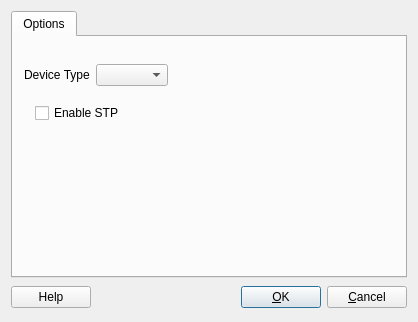
<?xml version="1.0" encoding="UTF-8"?>
<ui version="4.0">
 <class>linux24IfaceOptsDialog_q</class>
 <widget class="QDialog" name="linux24IfaceOptsDialog_q">
  <property name="geometry">
   <rect>
    <x>0</x>
    <y>0</y>
    <width>418</width>
    <height>322</height>
   </rect>
  </property>
  <property name="windowTitle">
   <string>Linux: interface settings</string>
  </property>
  <layout class="QGridLayout">
   <item row="1" column="0">
    <layout class="QHBoxLayout">
     <item>
      <widget class="QPushButton" name="buttonHelp">
       <property name="text">
        <string>Help</string>
       </property>
      </widget>
     </item>
     <item>
      <spacer>
       <property name="orientation">
        <enum>Qt::Horizontal</enum>
       </property>
       <property name="sizeType">
        <enum>QSizePolicy::Expanding</enum>
       </property>
       <property name="sizeHint" stdset="0">
        <size>
         <width>151</width>
         <height>27</height>
        </size>
       </property>
      </spacer>
     </item>
     <item>
      <widget class="QPushButton" name="buttonOk">
       <property name="text">
        <string>&amp;OK</string>
       </property>
       <property name="shortcut">
        <string/>
       </property>
       <property name="autoDefault">
        <bool>true</bool>
       </property>
       <property name="default">
        <bool>true</bool>
       </property>
      </widget>
     </item>
     <item>
      <widget class="QPushButton" name="buttonCancel">
       <property name="text">
        <string>&amp;Cancel</string>
       </property>
       <property name="shortcut">
        <string/>
       </property>
       <property name="autoDefault">
        <bool>true</bool>
       </property>
      </widget>
     </item>
    </layout>
   </item>
   <item row="0" column="0">
    <widget class="QTabWidget" name="tabWidget">
     <property name="tabShape">
      <enum>QTabWidget::Rounded</enum>
     </property>
     <property name="currentIndex">
      <number>0</number>
     </property>
     <widget class="QWidget" name="tab">
      <attribute name="icon">
       <iconset>
        <normaloff>:/Icons/Options</normaloff>:/Icons/Options</iconset>
      </attribute>
      <attribute name="title">
       <string>Options</string>
      </attribute>
      <layout class="QGridLayout" name="gridLayout_2">
       <item row="0" column="1">
        <spacer>
         <property name="orientation">
          <enum>Qt::Vertical</enum>
         </property>
         <property name="sizeType">
          <enum>QSizePolicy::Fixed</enum>
         </property>
         <property name="sizeHint" stdset="0">
          <size>
           <width>20</width>
           <height>16</height>
          </size>
         </property>
        </spacer>
       </item>
       <item row="1" column="0">
        <widget class="QLabel" name="iface_type_label">
         <property name="layoutDirection">
          <enum>Qt::RightToLeft</enum>
         </property>
         <property name="text">
          <string>Device Type</string>
         </property>
        </widget>
       </item>
       <item row="1" column="1">
        <widget class="QComboBox" name="iface_type"/>
       </item>
       <item row="1" column="2">
        <spacer>
         <property name="orientation">
          <enum>Qt::Horizontal</enum>
         </property>
         <property name="sizeHint" stdset="0">
          <size>
           <width>40</width>
           <height>20</height>
          </size>
         </property>
        </spacer>
       </item>
       <item row="2" column="0" colspan="3">
        <widget class="QStackedWidget" name="options_stack">
         <property name="sizePolicy">
          <sizepolicy hsizetype="Preferred" vsizetype="Expanding">
           <horstretch>0</horstretch>
           <verstretch>0</verstretch>
          </sizepolicy>
         </property>
         <property name="currentIndex">
          <number>2</number>
         </property>
         <widget class="QWidget" name="page_ethernet"/>
         <widget class="QWidget" name="page_lan">
          <layout class="QGridLayout" name="gridLayout_115">
           <item row="0" column="0">
            <widget class="QLabel" name="vlan_label">
             <property name="enabled">
              <bool>true</bool>
             </property>
             <property name="layoutDirection">
              <enum>Qt::RightToLeft</enum>
             </property>
             <property name="text">
              <string>VLAN ID</string>
             </property>
            </widget>
           </item>
           <item row="0" column="1">
            <widget class="QSpinBox" name="vlan_id">
             <property name="maximum">
              <number>4095</number>
             </property>
            </widget>
           </item>
           <item row="0" column="2">
            <spacer name="horizontalSpacer">
             <property name="orientation">
              <enum>Qt::Horizontal</enum>
             </property>
             <property name="sizeHint" stdset="0">
              <size>
               <width>140</width>
               <height>20</height>
              </size>
             </property>
            </spacer>
           </item>
           <item row="1" column="1">
            <spacer name="verticalSpacer_2">
             <property name="orientation">
              <enum>Qt::Vertical</enum>
             </property>
             <property name="sizeHint" stdset="0">
              <size>
               <width>20</width>
               <height>43</height>
              </size>
             </property>
            </spacer>
           </item>
          </layout>
         </widget>
         <widget class="QWidget" name="page_bridge">
          <layout class="QGridLayout" name="gridLayout_4">
           <item row="0" column="0">
            <widget class="QCheckBox" name="enable_stp">
             <property name="text">
              <string>Enable STP</string>
             </property>
            </widget>
           </item>
           <item row="1" column="0">
            <spacer name="verticalSpacer">
             <property name="orientation">
              <enum>Qt::Vertical</enum>
             </property>
             <property name="sizeHint" stdset="0">
              <size>
               <width>20</width>
               <height>173</height>
              </size>
             </property>
            </spacer>
           </item>
          </layout>
         </widget>
         <widget class="QWidget" name="page_bonding">
          <layout class="QGridLayout" name="gridLayout_3">
           <item row="0" column="0">
            <widget class="QLabel" name="label">
             <property name="text">
              <string>Bonding policy:</string>
             </property>
            </widget>
           </item>
           <item row="0" column="1">
            <widget class="QComboBox" name="bonding_policy">
             <item>
              <property name="text">
               <string/>
              </property>
             </item>
             <item>
              <property name="text">
               <string>balance-rr</string>
              </property>
             </item>
             <item>
              <property name="text">
               <string>active-backup</string>
              </property>
             </item>
             <item>
              <property name="text">
               <string>balance-xor</string>
              </property>
             </item>
             <item>
              <property name="text">
               <string>broadcast</string>
              </property>
             </item>
             <item>
              <property name="text">
               <string>802.3ad</string>
              </property>
             </item>
             <item>
              <property name="text">
               <string>balance-tlb</string>
              </property>
             </item>
             <item>
              <property name="text">
               <string>balance-alb</string>
              </property>
             </item>
            </widget>
           </item>
           <item row="1" column="0">
            <widget class="QLabel" name="label_2">
             <property name="text">
              <string>Xmit hash policy:</string>
             </property>
            </widget>
           </item>
           <item row="1" column="1">
            <widget class="QComboBox" name="xmit_hash_policy">
             <item>
              <property name="text">
               <string/>
              </property>
             </item>
             <item>
              <property name="text">
               <string>layer2</string>
              </property>
             </item>
             <item>
              <property name="text">
               <string>layer3+4</string>
              </property>
             </item>
            </widget>
           </item>
           <item row="2" column="0">
            <widget class="QLabel" name="label_4">
             <property name="text">
              <string>Other parameters:</string>
             </property>
            </widget>
           </item>
           <item row="2" column="1">
            <widget class="QLineEdit" name="bondng_driver_options"/>
           </item>
          </layout>
         </widget>
        </widget>
       </item>
       <item row="3" column="0">
        <spacer>
         <property name="orientation">
          <enum>Qt::Vertical</enum>
         </property>
         <property name="sizeHint" stdset="0">
          <size>
           <width>20</width>
           <height>40</height>
          </size>
         </property>
        </spacer>
       </item>
      </layout>
     </widget>
    </widget>
   </item>
  </layout>
 </widget>
 <layoutdefault spacing="6" margin="11"/>
 <tabstops>
  <tabstop>buttonOk</tabstop>
  <tabstop>buttonCancel</tabstop>
  <tabstop>tabWidget</tabstop>
 </tabstops>
 <resources>
  <include location="MainRes.qrc"/>
 </resources>
 <connections>
  <connection>
   <sender>buttonOk</sender>
   <signal>clicked()</signal>
   <receiver>linux24IfaceOptsDialog_q</receiver>
   <slot>accept()</slot>
   <hints>
    <hint type="sourcelabel">
     <x>316</x>
     <y>472</y>
    </hint>
    <hint type="destinationlabel">
     <x>20</x>
     <y>20</y>
    </hint>
   </hints>
  </connection>
  <connection>
   <sender>buttonCancel</sender>
   <signal>clicked()</signal>
   <receiver>linux24IfaceOptsDialog_q</receiver>
   <slot>reject()</slot>
   <hints>
    <hint type="sourcelabel">
     <x>397</x>
     <y>472</y>
    </hint>
    <hint type="destinationlabel">
     <x>20</x>
     <y>20</y>
    </hint>
   </hints>
  </connection>
  <connection>
   <sender>buttonHelp</sender>
   <signal>clicked()</signal>
   <receiver>linux24IfaceOptsDialog_q</receiver>
   <slot>help()</slot>
   <hints>
    <hint type="sourcelabel">
     <x>68</x>
     <y>464</y>
    </hint>
    <hint type="destinationlabel">
     <x>231</x>
     <y>245</y>
    </hint>
   </hints>
  </connection>
  <connection>
   <sender>iface_type</sender>
   <signal>currentIndexChanged(QString)</signal>
   <receiver>linux24IfaceOptsDialog_q</receiver>
   <slot>typeChanged(QString)</slot>
   <hints>
    <hint type="sourcelabel">
     <x>287</x>
     <y>196</y>
    </hint>
    <hint type="destinationlabel">
     <x>286</x>
     <y>261</y>
    </hint>
   </hints>
  </connection>
  <connection>
   <sender>bonding_policy</sender>
   <signal>currentIndexChanged(QString)</signal>
   <receiver>linux24IfaceOptsDialog_q</receiver>
   <slot>bondingPolicyChanged(QString)</slot>
   <hints>
    <hint type="sourcelabel">
     <x>268</x>
     <y>126</y>
    </hint>
    <hint type="destinationlabel">
     <x>208</x>
     <y>160</y>
    </hint>
   </hints>
  </connection>
 </connections>
 <slots>
  <slot>typeChanged(QString)</slot>
  <slot>bondingPolicyChanged(QString)</slot>
 </slots>
</ui>
